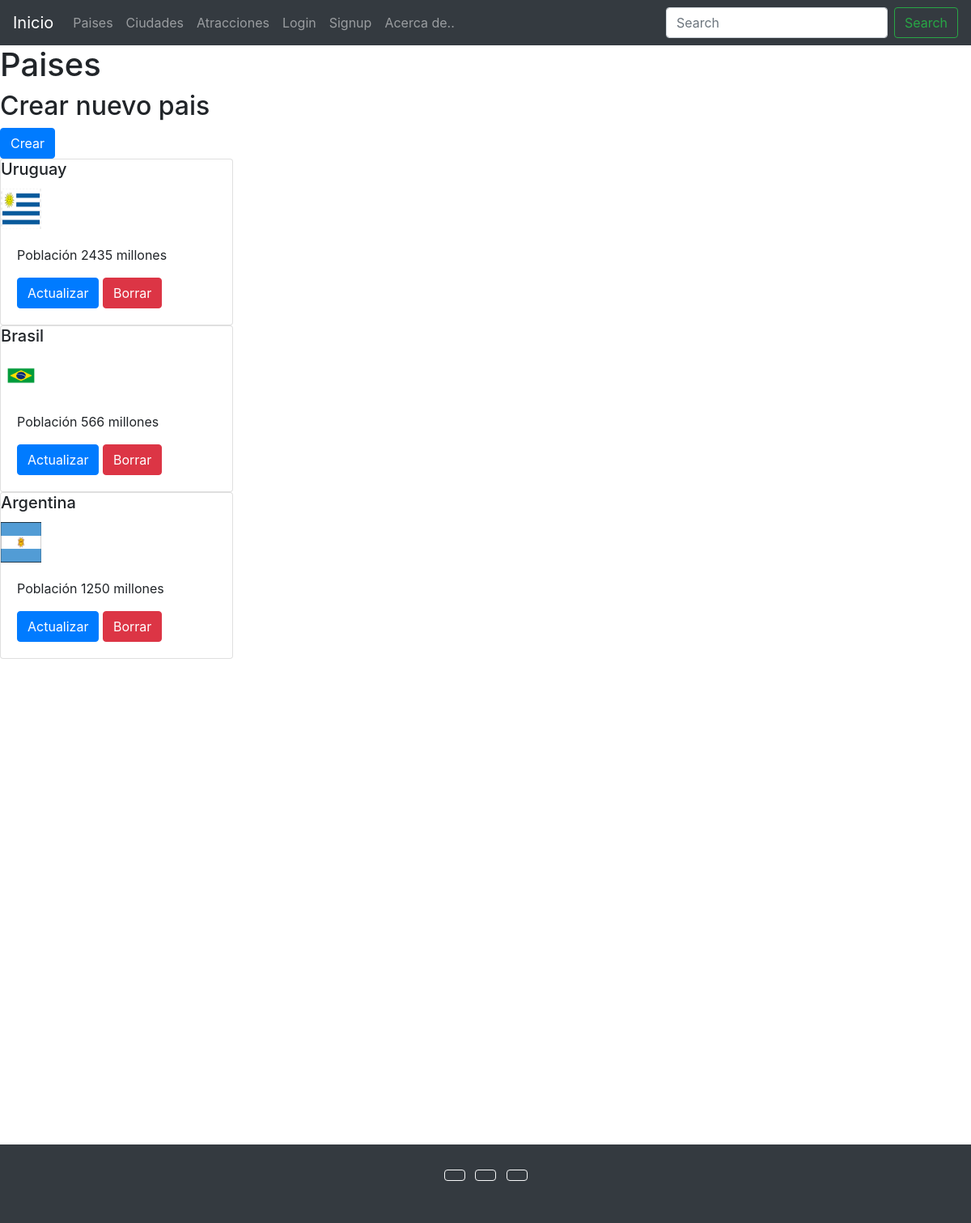
The app's page /paises/listar-paises/ with its own data.
### paises/models.py (models this page shows)
class Paises(models.Model):
    codigoPais= models.IntegerField()
    nombrePais= models.CharField(max_length=100)
    poblacionPais = models.IntegerField()
    bandera = models.ImageField(upload_to='bandera_images', null=True, blank=True)

### paises/views.py (the view)
# urls.py: path('listar-paises/', listar_paises),
def listar_paises(request):
    if 'search' in request.GET:
        search = request.GET['search']
        paises = Paises.objects.filter(nombrePais__icontains=search)
    else:
        paises = Paises.objects.all()
    context = {
        'paises':paises,
    }
    return render(request, 'paises/listar_paises.html', context=context)

### templates/paises/listar_paises.html (shortened to what this page needs)
{% extends 'base.html' %}
{% block content %}
    <h1>Paises</h1>
    <h2>Crear nuevo pais </h2> <a href="/paises/crear-paises/" class="btn btn-primary">Crear</a>
    {% for pais in paises %}
        <div class="card" style="width: 18rem;">
            <h5 class="card-title">{{pais.nombrePais}}</h5>
            <img style="width:50px;height:50px"  src="{{pais.bandera.url}}"/>
            <div class="card-body">
            <p class="card-text">Población {{pais.poblacionPais}} millones </p>
            <a href="/paises/actualizar-paises/{{pais.id}}/" class="btn btn-primary">Actualizar</a>
            <a href="/paises/eliminar-paises/{{pais.id}}/" class="btn btn-danger">Borrar</a>
            </div>
        </div>
    {% endfor %}
{% endblock %}

### records on screen
Paises: nombrePais "Uruguay", bandera (picture), poblacionPais "2435"
Paises: nombrePais "Brasil", bandera (picture), poblacionPais "566"
Paises: nombrePais "Argentina", bandera (picture), poblacionPais "1250"
